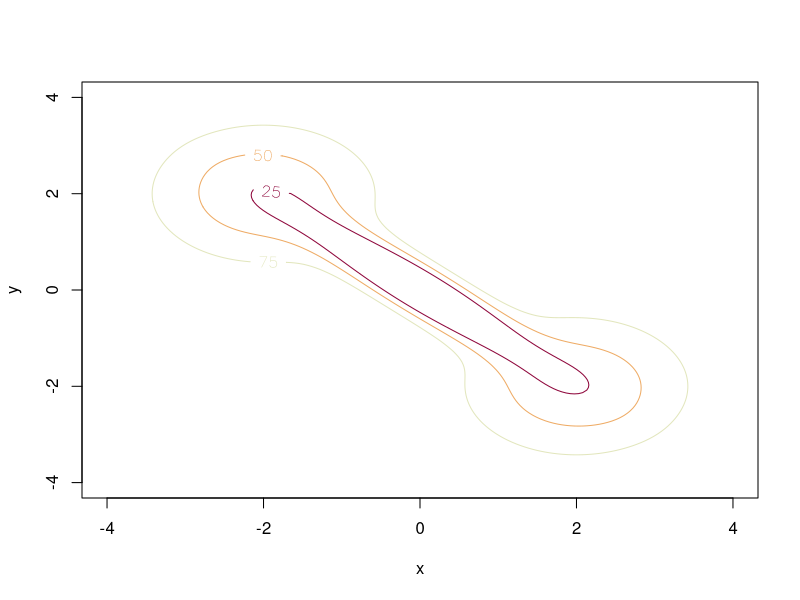
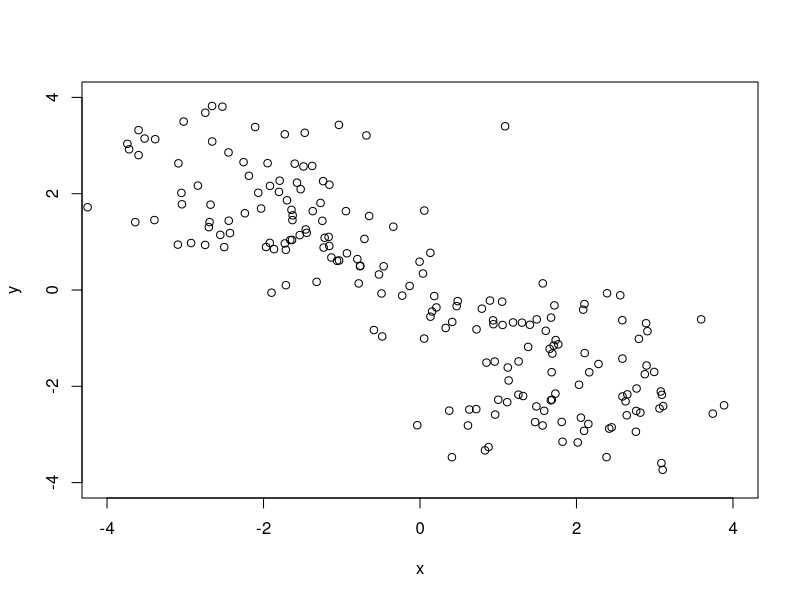
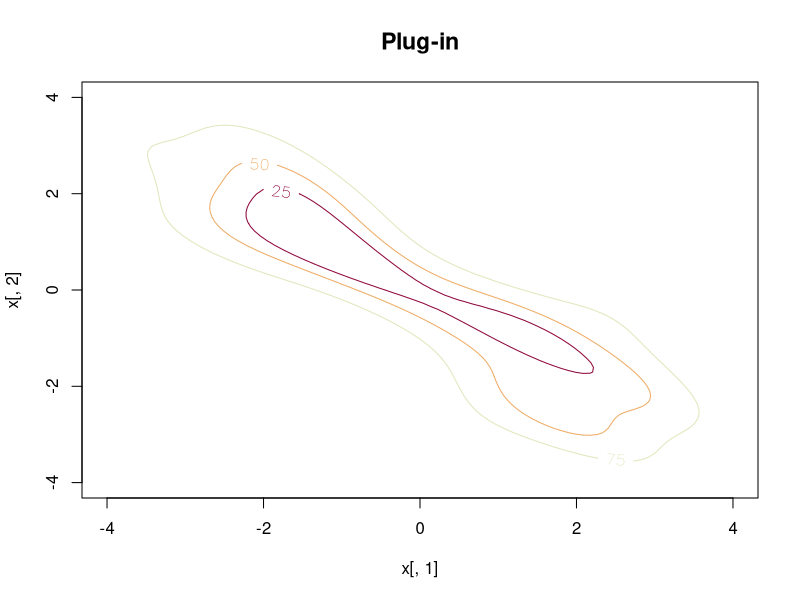
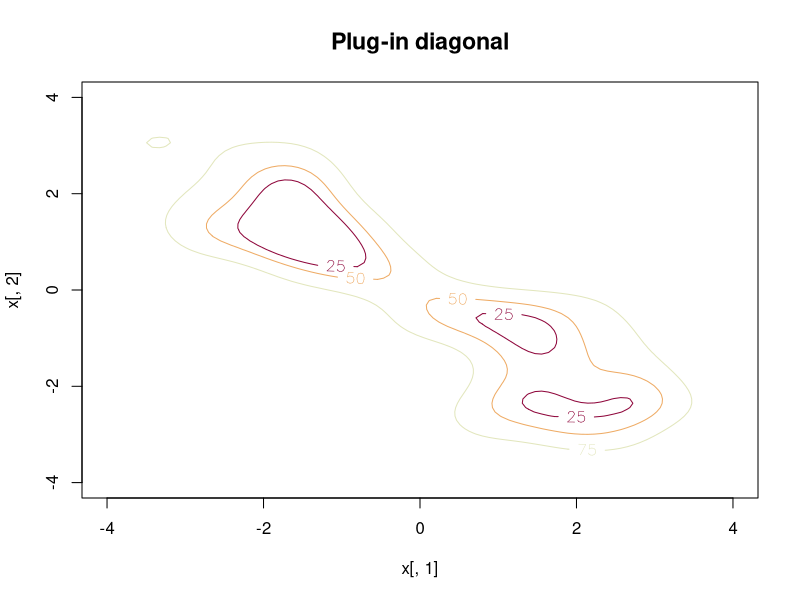
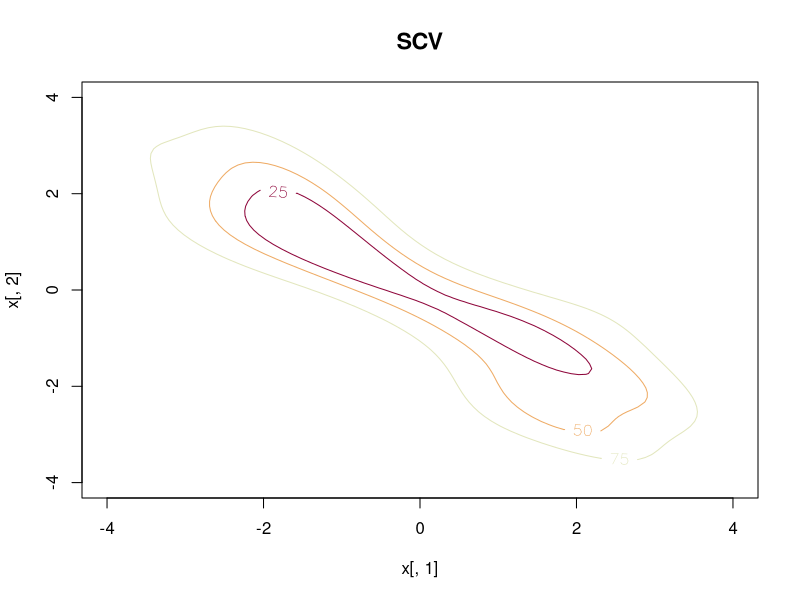
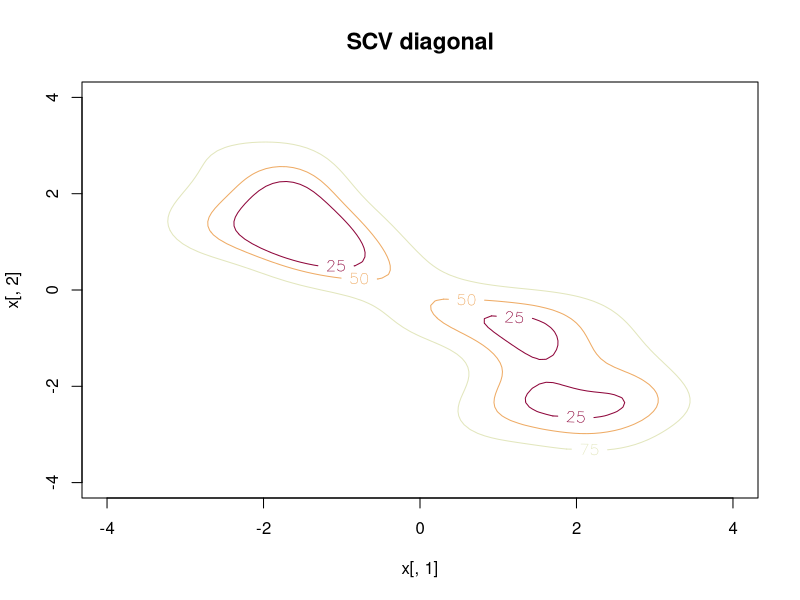

Generate these figures, in order, with R:
# Code example from 'kde' vignette. See references/ for full tutorial.

### R code from vignette source 'kde.Rnw'

###################################################
### code chunk number 1: kde.Rnw:99-107
###################################################
library(ks)
set.seed(8192)
samp <- 200
mus <- rbind(c(-2,2), c(0,0), c(2,-2))
Sigmas <- rbind(diag(2), matrix(c(0.8, -0.72, -0.72, 0.8), nrow=2), diag(2))
cwt <- 3/11
props <- c((1-cwt)/2, cwt, (1-cwt)/2)
x <- rmvnorm.mixt(n=samp, mus=mus, Sigmas=Sigmas, props=props)


###################################################
### code chunk number 2: kde.Rnw:113-114
###################################################
plotmixt(mus=mus, Sigmas=Sigmas, props=props, xlim=c(-4,4), ylim=c(-4,4))


###################################################
### code chunk number 3: kde.Rnw:116-117
###################################################
plot(x, xlim=c(-4,4), ylim=c(-4,4), xlab="x", ylab="y")


###################################################
### code chunk number 4: kde.Rnw:126-128
###################################################
Hpi1 <- Hpi(x=x)
Hpi2 <- Hpi.diag(x=x)


###################################################
### code chunk number 5: kde.Rnw:132-134
###################################################
fhat.pi1 <- kde(x=x, H=Hpi1)
fhat.pi2 <- kde(x=x, H=Hpi2)


###################################################
### code chunk number 6: kde.Rnw:142-144 (eval = FALSE)
###################################################
## plot(fhat.pi1)
## plot(fhat.pi2)


###################################################
### code chunk number 7: kde.Rnw:156-157
###################################################
plot(fhat.pi1, main="Plug-in", cex.main=1.4, xlim=c(-4,4), ylim=c(-4,4))


###################################################
### code chunk number 8: kde.Rnw:159-160
###################################################
plot(fhat.pi2, main="Plug-in diagonal", cex.main=1.4, xlim=c(-4,4), ylim=c(-4,4)) 


###################################################
### code chunk number 9: kde.Rnw:171-173
###################################################
Hscv1 <- Hscv(x=x)
Hscv2 <- Hscv.diag(x=x)


###################################################
### code chunk number 10: kde.Rnw:177-179
###################################################
fhat.cv1 <- kde(x=x, H=Hscv1)
fhat.cv2 <- kde(x=x, H=Hscv2)


###################################################
### code chunk number 11: kde.Rnw:181-182
###################################################
plot(fhat.cv1, main="SCV", cex.main=1.4, xlim=c(-4,4), ylim=c(-4,4))


###################################################
### code chunk number 12: kde.Rnw:184-185
###################################################
plot(fhat.cv2, main="SCV diagonal", cex.main=1.4, xlim=c(-4,4), ylim=c(-4,4))
